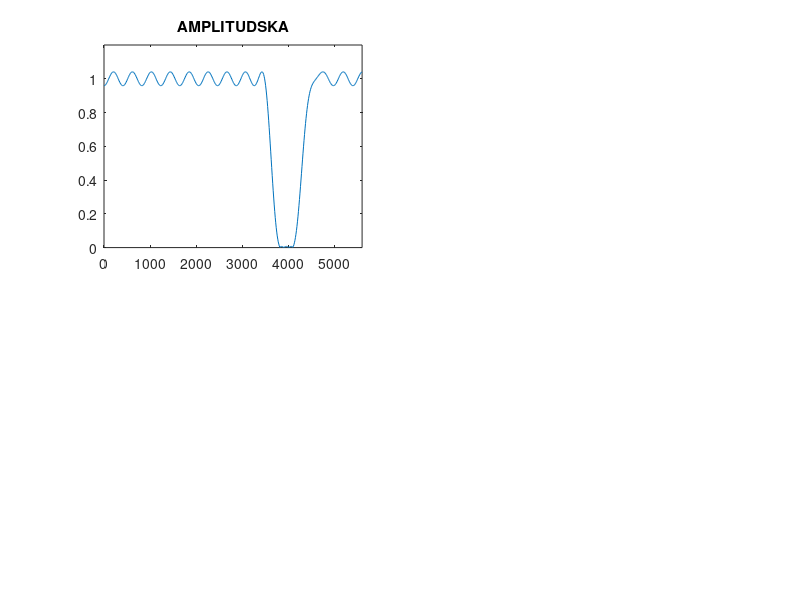

This chart was generated by the following MATLAB code:
%pod d
%NO filtar
fsr = 11200; %dato u zadatku 
fp1 = 3500 
fp2 = 4500 ;
fs1 = 3800;
fs2 = 4100 ;
ap1 = 1  %slabljenje u prvom opsegu
ap2 = 1  % slabljenje u drugom opsegu
as = 40  % slabljenje u nepropusnom opsegu
f = [fp1 fs1 fs2 fp2]  % kljucne frekvencije
a = [1 0 1]   %pojacanje u sva tri intervala kod NO
dev = [ (10 ^ (0.05 * ap1) - 1) / (10^(0.05*ap1)+1)  10 ^ (-0.05*as)  (10 ^ (0.05 * ap2) - 1) / (10^(0.05*ap2)+1) ] %za svaki interval definisano
[n,fo,ao,w] = firpmord( f, a, dev, fsr); %funckija za odredjivanje cetiri parametra
b = firpm (n, fo, ao, w) % koja potom koristimo za sintezu filtra
N_fft = 1024  
B = fft(b, N_fft)
n = 0 : N_fft / 2 - 1
f = n * (fsr/2) / (N_fft / 2 -1)  %zelimo da nam opseg ide od 0 do fsr/2
subplot(2, 2, 1), plot(f, abs(B(1 : N_fft/2))), title('AMPLITUDSKA')
axis([0 fsr/2 0 1.2])